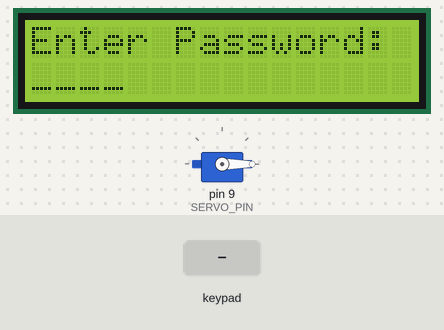
Bench run of a sketch on a simulated Arduino Uno, built with avr-gcc and run on an emulated ATmega328P. Parts: servo, 16×2 character LCD. The test bench sets the inputs (shaded band).

Above: at 1.2 s.
1.3 s: keypad keys 1 2 3 4 pressed 0.4 s apart
At 1.5 s:
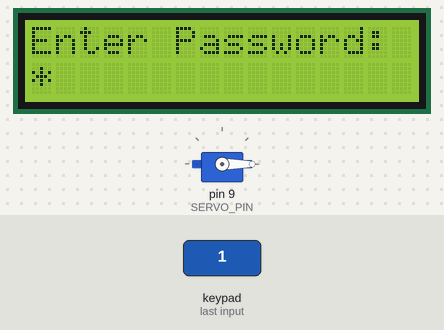
At 3.9 s:
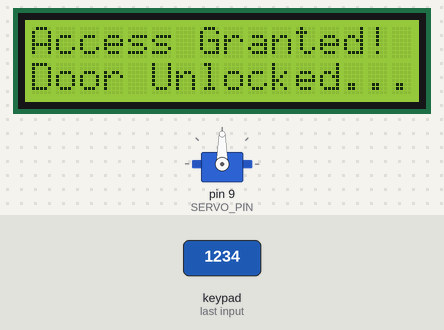
Timing chart, 0 to 14.3 s (numbered marks = the images above; inputs shaded):
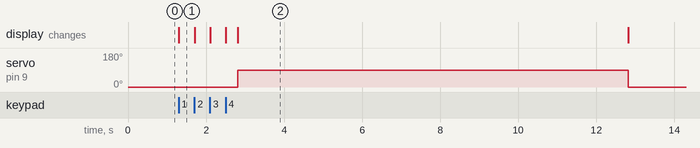

Measured:
- after the input at 1.3 s, servo on pin 9 (SERVO_PIN): 0° → 90° after 1.5 s, → 0° 10.0 s later; the display: changes at once (image 1)

The sketch:

sketch_jul22a.ino
```cpp
#include <LiquidCrystal.h>
#include <Keypad.h>
#include <Servo.h>

// --- SERVO CONFIGURATION ---
Servo doorServo;
const int SERVO_PIN = 9; // Connected to Digital Pin 9

// --- LCD PIN CONFIGURATION ---
// RS -> Pin 12, Enable -> Pin 10, Data -> Pins 5, 4, 3, 2
LiquidCrystal lcd(12, 10, 5, 4, 3, 2);

// --- KEYPAD CONFIGURATION ---
const byte ROWS = 4;
const byte COLS = 4;

char keys[ROWS][COLS] = {
  {'1','2','3','A'},
  {'4','5','6','B'},
  {'7','8','9','C'},
  {'*','0','#','D'}
};

// Keypad rows: A0, A1, A2, A3 | Keypad columns: A4, A5, Digital 7, Digital 8
byte rowPins[ROWS] = {A0, A1, A2, A3};
byte colPins[COLS] = {A4, A5, 7, 8};

Keypad keypad = Keypad(makeKeymap(keys), rowPins, colPins, ROWS, COLS);

// --- PASSWORD VARIABLES ---
const String correctPassword = "1234";
String inputPassword = "";

// Function prototype declaration
void resetDisplay();
void checkPassword();

void setup() {
  // Attach Servo & Set initial locked position (0 degrees)
  doorServo.attach(SERVO_PIN);
  doorServo.write(0);

  // Initialize LCD screen (16 columns, 2 rows)
  lcd.begin(16, 2);
  resetDisplay();
}

void loop() {
  char key = keypad.getKey();

  if (key) {
    // Press '*' to clear current entry
    if (key == '*') {
      inputPassword = "";
      resetDisplay();
    }
    // Press '#' to manually submit
    else if (key == '#') {
      checkPassword();
    }
    // Append pressed key if less than 4 digits
    else if (inputPassword.length() < 4) {
      inputPassword += key;

      // Update line 2 with asterisks (*) to mask the password
      lcd.setCursor(0, 1);
      String masked = "";
      for (int i = 0; i < inputPassword.length(); i++) {
        masked += "*";
      }
      while (masked.length() < 16) {
        masked += " ";
      }
      lcd.print(masked);

      // Auto-submit when 4 digits are entered
      if (inputPassword.length() == 4) {
        delay(300);
        checkPassword();
      }
    }
  }
}

// Reset screen display to default prompt
void resetDisplay() {
  lcd.clear();
  lcd.setCursor(0, 0);
  lcd.print("Enter Password:");
  lcd.setCursor(0, 1);
  lcd.print("____");
}

// Verify entered password & operate door
void checkPassword() {
  lcd.clear();
  lcd.setCursor(0, 0);

  if (inputPassword == correctPassword) {
    lcd.print("Access Granted!");
    lcd.setCursor(0, 1);
    lcd.print("Door Unlocked...");

    // Rotate Servo 90 degrees to unlock door
    doorServo.write(90);

    // Hold door open for 10 seconds (10,000 ms)
    delay(10000);

    // Lock door again (rotate back to 0 degrees)
    doorServo.write(0);
  } else {
    lcd.print("Wrong Password");
    delay(2000);
  }

  // Reset password string and screen for next user
  inputPassword = "";
  resetDisplay();
}
```
